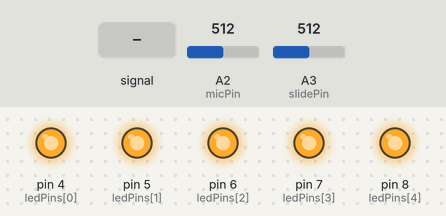
Simulated run of this sketch. Board: Arduino Uno, built with avr-gcc and run on an emulated ATmega328P. On the bench: output pins drawn as LEDs (lit = HIGH). The inputs (shaded band) are chosen by the test bench; at power-on: A2 (micPin) = 512, A3 (slidePin) = 512.

Above: at 1.2 s.
1.3 s: A2 (micPin) fed a 200 Hz sine of ±81 counts around its level
At 1.8 s:
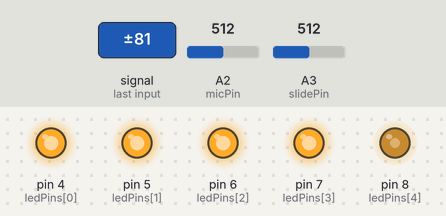
2.8 s: A2 (micPin) set to 716
At 3.6 s:
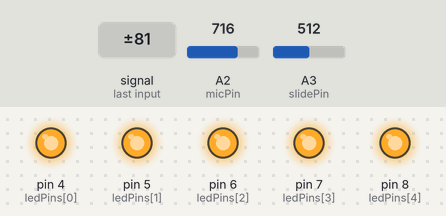
4.3 s: A3 (slidePin) set to 702
5.8 s: A3 (slidePin) set to 733
At 6.9 s:
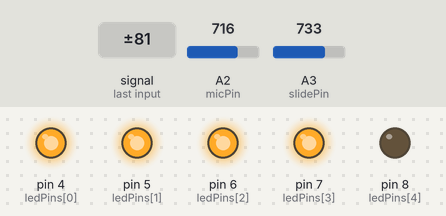
7.3 s: A2 (micPin) fed a 1000 Hz sine of ±255 counts around its level
At 7.51 s:
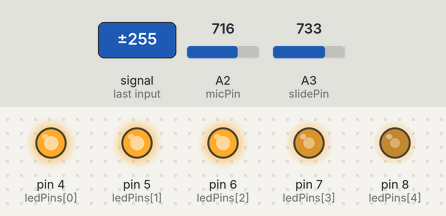
10.3 s: A3 (slidePin) set to 761
13.3 s: A3 (slidePin) set to 786
At 13.54 s:
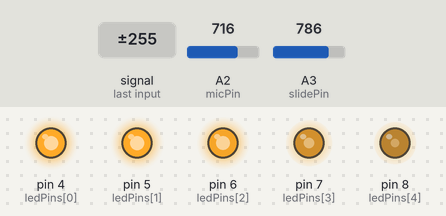
Timing chart, 0 to 17.3 s (numbered marks = the images above; inputs shaded):
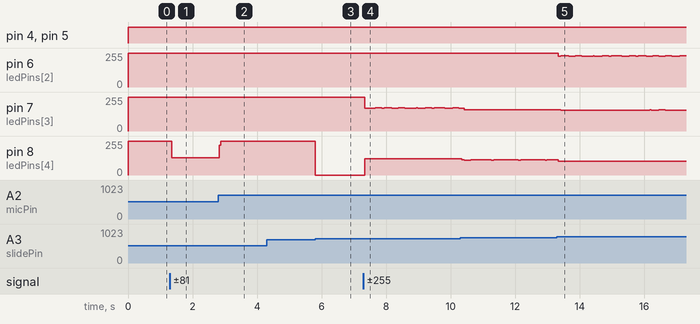

The sketch:

Sandbox_13_SoundDetecting.ino
```cpp
// Sandbox 13: Sound Detecting

/* Introducing the fabulously groundbreaking SOUND (Sandbox’s Over/Under Nominal
   Decibels) System! Microphone check 1..2..1..2. With the SOUND you’ll always
   have an adjustable sound level detector handy!

   In this experiment we’ll use the Sandbox’s on-board microphone to measure
   volume levels and display them on the LEDs. The microphone produces a sound
   wave, which is just another analog voltage that we can measure. The louder
   the sound, the higher the amplitude of the wave and the larger the voltage.

   This sketch introduces the concept of arrays. Arrays are a collection of
   variables, which can all be accessed and manipulated with a single variable
   name. To keep track of which variable within the array is being called, we
   use an index.

   We also use for loops for the first time in this experiment. For loops are a
   looping construct we use to run a block of code for a specified number of
   iterations. Instead of looping indefinitely, like we do with the loop()
   function, a for loop allows us to loop five, ten, twenty...however many times
   we need.
*/

const int slidePin = A3;	// A constant variable to store our slide pot pin
const int micPin = A2;		// A constant variable to store our microphone pin

// Now let's create an ARRAY of variables. An array is a collection of variables,
// all referenced with an array name and an INDEX. This is how we create an
// array containing 5 values:
const int ledPins[5] = {4, 5, 6, 7, 8};
// Our array is called "ledPins". Each value in the array can be referenced
// using a specific index, called within the square brackets directly following
// the array name. The index STARTS AT 0.
// For example, ledPins[0] is 4, ledPins[1] is 5, and ledPins[4] is 8 (the last
// value in the array).

void setup()
{
	// Set up our mic and slide pot pins as INPUTs
	pinMode(slidePin, INPUT);
	pinMode(micPin, INPUT);

	// Now let's use a for loop to set each ledPins as an input.
	// There are three parts to defining a for loop: (1) variable declaration,
	// (2) a test (like an if statment), (3) increment. As long as the test
	// returns true, we continuously run through the for loop. Each time through
	// the loop, the increment part happens. Eventually we want to exit the for
	// loop after everything we need to happen has happened.
	// In this example, we create a variable, i, and set it to 0. Each time
	// through the loop we increase i by 1 (i++). At that point, if i is bigger
	// than 5, we exit the for loop.
	// We can also use the variable declared in the for loop. In this case we
	// use it to index the array. Arrays and for loops work hand-in-hand.
	for (int i=0; i<5; i++)
	{
		// First time through, set ledPins[0] (pin 4) to OUTPUT
		// 2nd time through, set ledPins[1] (pin 5) to OUTPUT
		// ...
		// 5th time through, set ledPins[4] (pin 8) to OUTPUT)
		// Then exit the for loop because i >= 5.
		pinMode(ledPins[i], OUTPUT);
	}
}

void loop()
{
	int maximum = analogRead(slidePin);	// Read the slide pot sensor into a var
	int micReading = analogRead(micPin);	// Read the microphone value in

	// Again, we'll use a for loop to cycle through each LED in the ledPins
	// array.
	for (int i=0; i<5; i++)
	{
		if (micReading > ((maximum / 5) * (i+1)))
		{	// If the microphone reading is greater than a scaled value
			digitalWrite(ledPins[i], HIGH);	// Turn on that LED
		}
		else
		{	// Otherwise, turn off that LED
			digitalWrite(ledPins[i], LOW);
		}
	}
}
```

Measured:
- the behaviour switches between 719 and 720 on A3 (slidePin) (found by bisection; images 2 and 3)
- after the input at 1.3 s, pin 8 (ledPins[4]): 255/255 → 130/255 after 0.05 s
- after the input at 2.8 s, pin 8 (ledPins[4]): 130/255 → 255/255 at once
- after the input at 4.3 s, every drawn part: stays the same
- after the input at 5.8 s, pin 8 (ledPins[4]): 255/255 → 0/255 at once
- after the input at 7.3 s, pin 8 (ledPins[4]): 0/255 → 122/255 at once
- after the input at 13.3 s, pin 7 (ledPins[3]): 161/255 → 154/255 after 0.12 s, → 160/255 3.0 s later, → 154/255 0.20 s later
